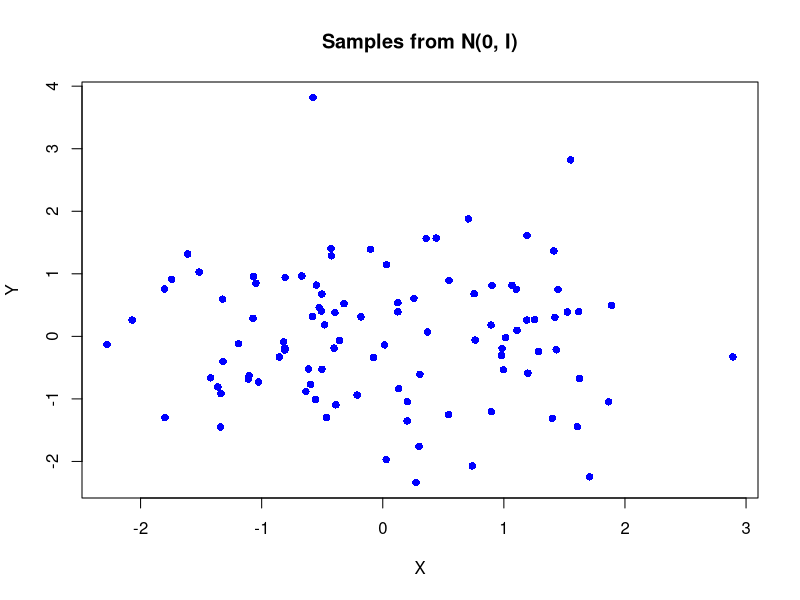
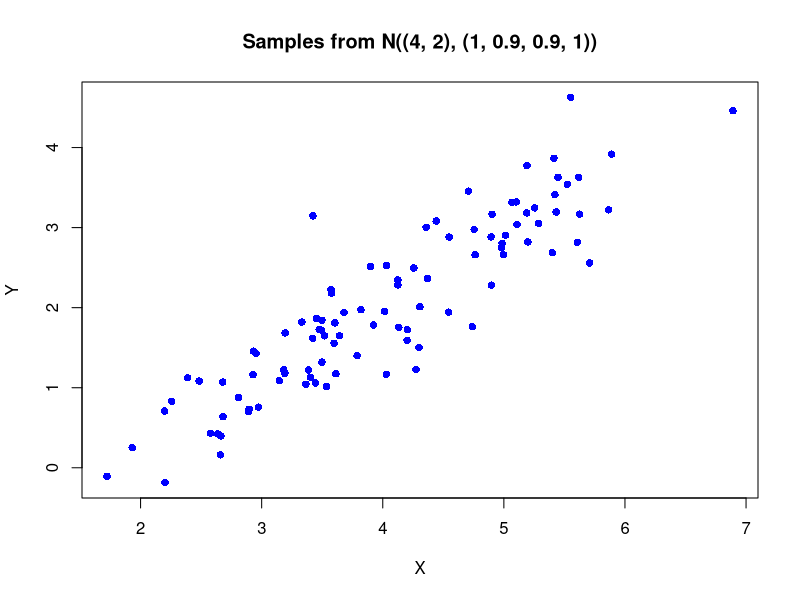
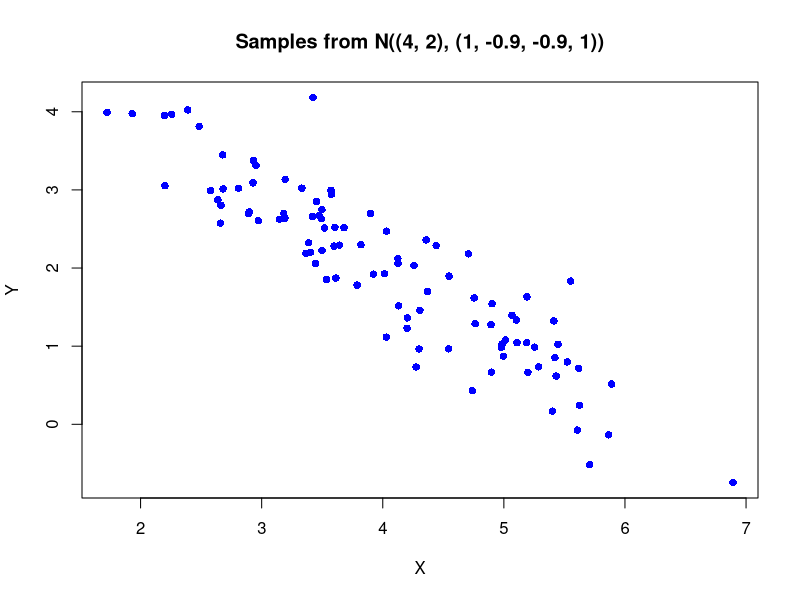
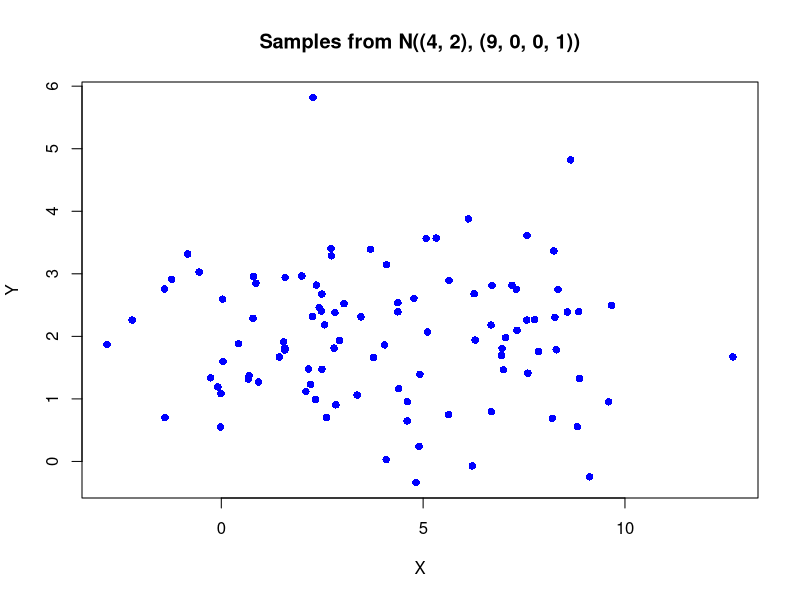
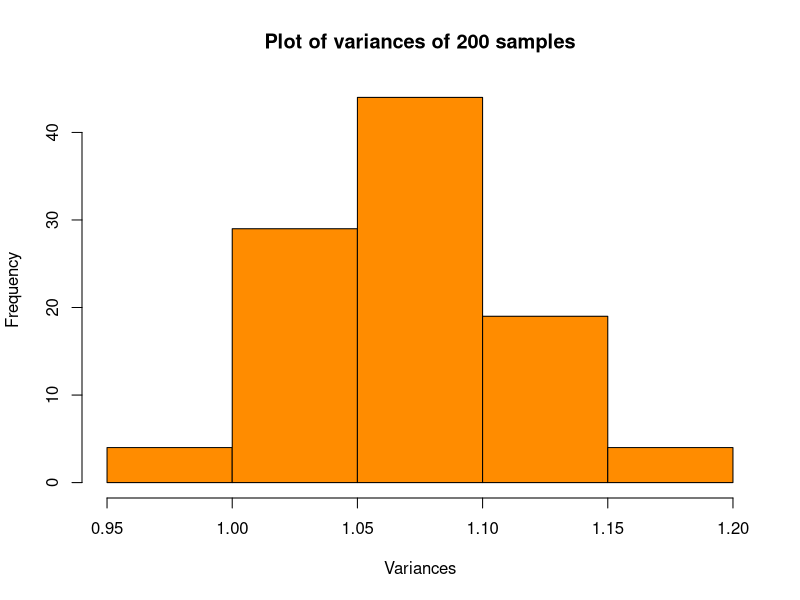
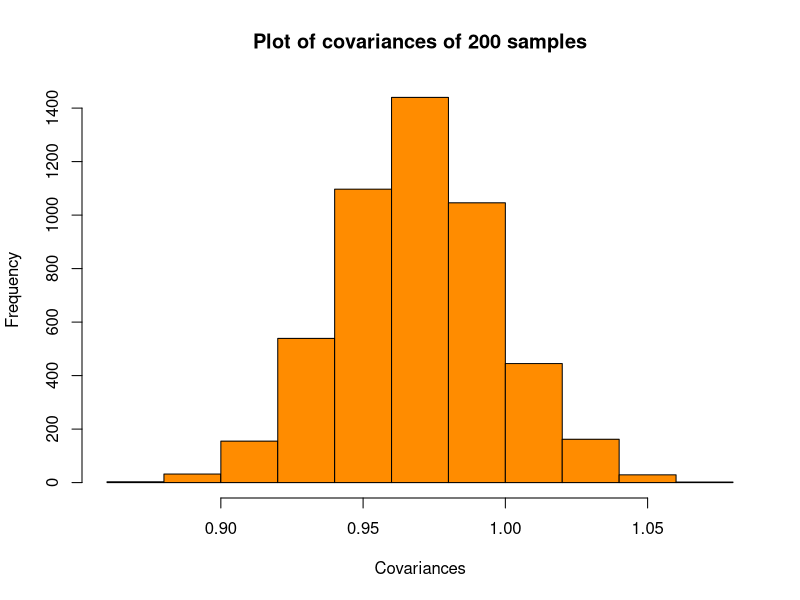
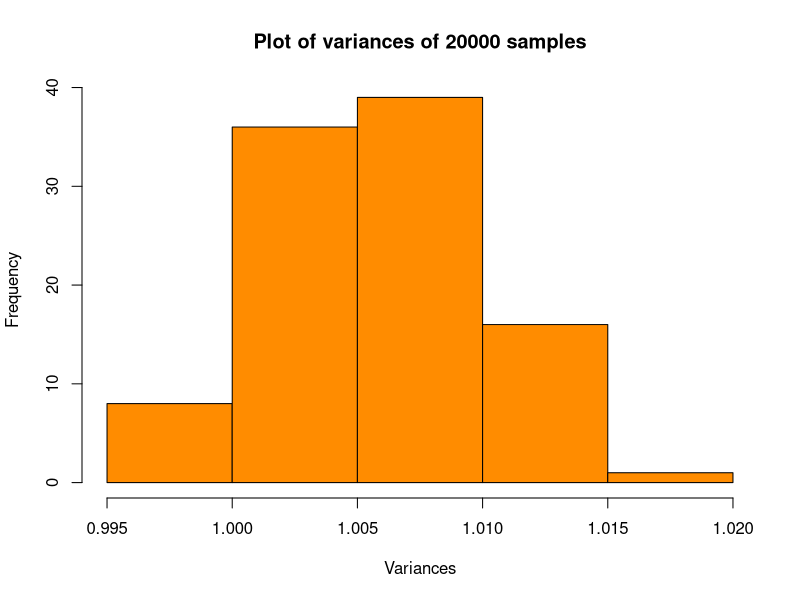
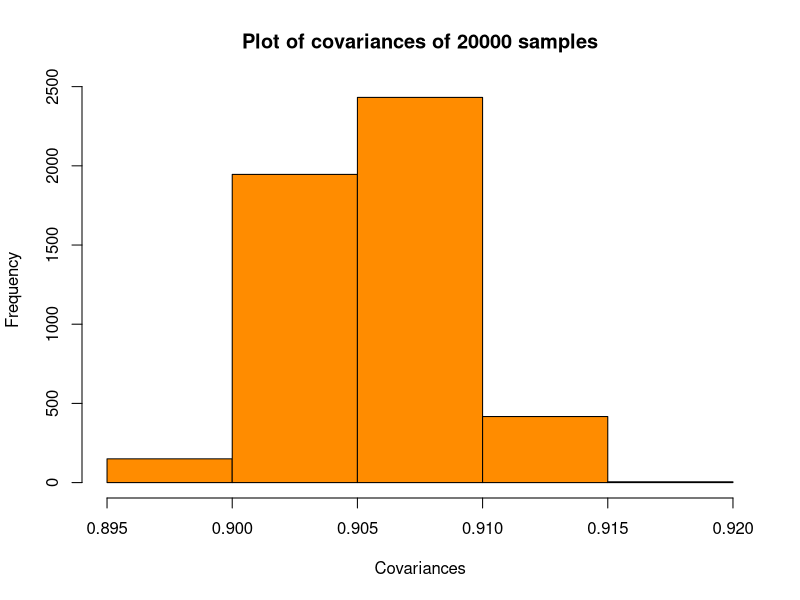

Write the R code that produced these figures, in order.
## ---- chunk 1
plot_vectors <- function(vectors, title) {
  plot(vectors, xlab='X', ylab='Y', pch=16, col="blue", main=title)
}

vectors <- matrix(rnorm(n=200), nrow=100)
plot_vectors(vectors, title="Samples from N(0, I)")
## ---- chunk 2
transform_vectors_from_standard_norm <- function(vectors, mean_matrix, covariance_matrix) {
  a_matrix <- t(chol(covariance_matrix))
  b_matrix <- matrix(rep(mean_matrix, dim(vectors)[1]), nrow=dim(vectors)[2])
  transformed_vectors <- t(a_matrix %*% t(vectors) + b_matrix)
  return(transformed_vectors)
}
## ---- chunk 3
mean_matrix <- matrix(c(4.0, 2.0), nrow=2)
covariance_matrix1 <- matrix(c(1.0, 0.9, 0.9, 1.0), nrow=2)
transformed_vectors1 <- transform_vectors_from_standard_norm(vectors, mean_matrix, covariance_matrix1)
plot_vectors(transformed_vectors1, title="Samples from N((4, 2), (1, 0.9, 0.9, 1))")
covariance_matrix2 <- matrix(c(1.0, -0.9, -0.9, 1.0), nrow=2)
transformed_vectors2 <- transform_vectors_from_standard_norm(vectors, mean_matrix, covariance_matrix2)
plot_vectors(transformed_vectors2, title="Samples from N((4, 2), (1, -0.9, -0.9, 1))")
covariance_matrix3 <- matrix(c(9.0, 0.0, 0.0, 1.0), nrow=2)
transformed_vectors3 <- transform_vectors_from_standard_norm(vectors, mean_matrix, covariance_matrix3)
plot_vectors(transformed_vectors3, title="Samples from N((4, 2), (9, 0, 0, 1))")
## ---- chunk 4
plot_samples_variances_covariances <- function(vectors, samples_count) {
  sample_covariance_matrix <- cov(vectors)
  variances <- diag(sample_covariance_matrix)
  hist(
    variances, main = paste("Plot of variances of", samples_count, "samples"),
    xlab = "Variances", breaks = 7, col = "darkorange"
  )
  print(paste0("Mean of variances: ", round(mean(variances), digits=2)))
  covariances <- sample_covariance_matrix[lower.tri(sample_covariance_matrix, diag=FALSE)]
  hist(
    covariances, main = paste("Plot of covariances of", samples_count, "samples"),
    xlab = "Covariances", breaks = 7, col = "darkorange"
  )
  print(paste0("Mean of covariances: ", round(mean(covariances), digits=2)))
}

analyse_vectors_transform <- function(dimension, samples_count) {
  vectors <- matrix(rnorm(n=dimension * samples_count), nrow=samples_count)
  mean_vector <- matrix(rep(0, dimension), nrow=dimension)
  covariance_matrix <- matrix(rep(0.9, dimension * dimension), nrow=dimension)
  diag(covariance_matrix) <- 1
  transformed_vectors <- transform_vectors_from_standard_norm(
    vectors, mean_vector, covariance_matrix
  )
  plot_samples_variances_covariances(transformed_vectors, samples_count)
}

analyse_vectors_transform(dimension = 100, samples_count = 200)
## ---- chunk 5
analyse_vectors_transform(dimension = 100, samples_count = 20000)
